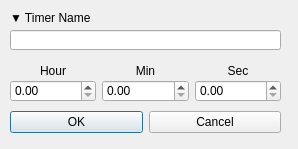
<?xml version="1.0" encoding="UTF-8"?>
<ui version="4.0">
 <class>AddTimer</class>
 <widget class="QDialog" name="AddTimer">
  <property name="geometry">
   <rect>
    <x>0</x>
    <y>0</y>
    <width>298</width>
    <height>149</height>
   </rect>
  </property>
  <property name="windowTitle">
   <string>Add Timer</string>
  </property>
  <widget class="QLabel" name="label">
   <property name="geometry">
    <rect>
     <x>10</x>
     <y>10</y>
     <width>101</width>
     <height>16</height>
    </rect>
   </property>
   <property name="text">
    <string>▼ Timer Name</string>
   </property>
  </widget>
  <widget class="QLineEdit" name="timerName">
   <property name="geometry">
    <rect>
     <x>10</x>
     <y>30</y>
     <width>271</width>
     <height>20</height>
    </rect>
   </property>
  </widget>
  <widget class="QWidget" name="horizontalLayoutWidget">
   <property name="geometry">
    <rect>
     <x>10</x>
     <y>60</y>
     <width>271</width>
     <height>21</height>
    </rect>
   </property>
   <layout class="QHBoxLayout" name="horizontalLayout">
    <item>
     <widget class="QLabel" name="label_3">
      <property name="text">
       <string>Hour</string>
      </property>
      <property name="alignment">
       <set>Qt::AlignCenter</set>
      </property>
     </widget>
    </item>
    <item>
     <widget class="QLabel" name="label_2">
      <property name="text">
       <string>Min</string>
      </property>
      <property name="alignment">
       <set>Qt::AlignCenter</set>
      </property>
     </widget>
    </item>
    <item>
     <widget class="QLabel" name="label_4">
      <property name="layoutDirection">
       <enum>Qt::LeftToRight</enum>
      </property>
      <property name="text">
       <string>Sec</string>
      </property>
      <property name="alignment">
       <set>Qt::AlignCenter</set>
      </property>
     </widget>
    </item>
   </layout>
  </widget>
  <widget class="QWidget" name="horizontalLayoutWidget_2">
   <property name="geometry">
    <rect>
     <x>10</x>
     <y>80</y>
     <width>271</width>
     <height>22</height>
    </rect>
   </property>
   <layout class="QHBoxLayout" name="horizontalLayout_3">
    <item>
     <widget class="QDoubleSpinBox" name="hourBox"/>
    </item>
    <item>
     <widget class="QDoubleSpinBox" name="minBox"/>
    </item>
    <item>
     <widget class="QDoubleSpinBox" name="secBox"/>
    </item>
   </layout>
  </widget>
  <widget class="QWidget" name="horizontalLayoutWidget_3">
   <property name="geometry">
    <rect>
     <x>10</x>
     <y>110</y>
     <width>271</width>
     <height>25</height>
    </rect>
   </property>
   <layout class="QHBoxLayout" name="horizontalLayout_4">
    <item>
     <widget class="QPushButton" name="okButton">
      <property name="text">
       <string>OK</string>
      </property>
     </widget>
    </item>
    <item>
     <widget class="QPushButton" name="cancelButton">
      <property name="text">
       <string>Cancel</string>
      </property>
     </widget>
    </item>
   </layout>
  </widget>
 </widget>
 <resources/>
 <connections/>
</ui>
